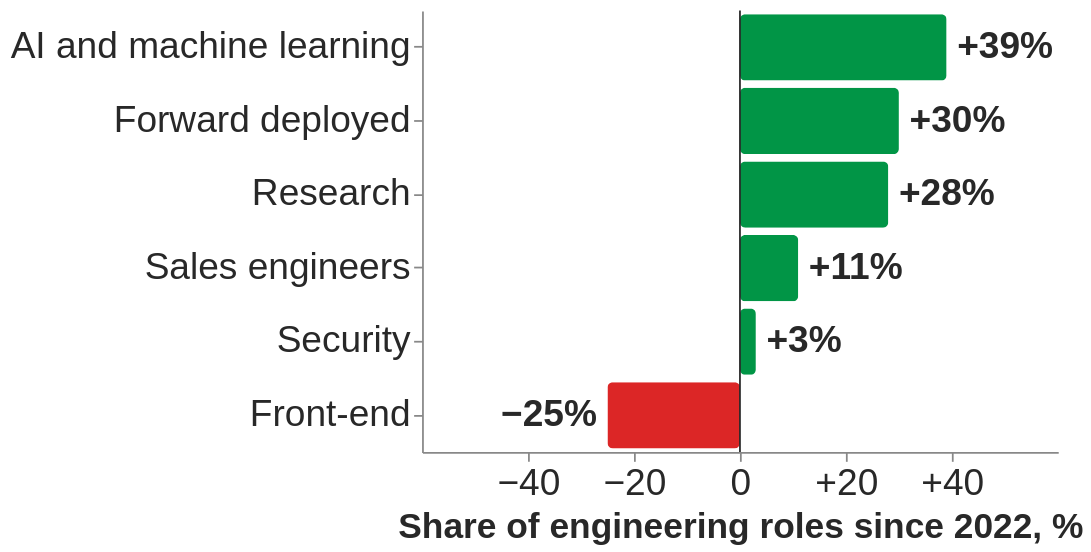

Describe this chart as a Vega-Lite specification.
### Vega-Lite specification from a JSON file in a GitHub repository (floating-point values rounded to 4 significant figures)
{"$schema": "https://vega.github.io/schema/vega-lite/v5.json", "width": 360, "height": 250, "data": {"values": [{"k": "AI and machine learning", "v": 39, "c": "#019546", "t": "+39%"}, {"k": "Forward deployed", "v": 30, "c": "#019546", "t": "+30%"}, {"k": "Research", "v": 28, "c": "#019546", "t": "+28%"}, {"k": "Sales engineers", "v": 11, "c": "#019546", "t": "+11%"}, {"k": "Security", "v": 3, "c": "#019546", "t": "+3%"}, {"k": "Front-end", "v": -25, "c": "#dc2626", "t": "−25%"}]}, "layer": [{"mark": {"type": "bar", "cornerRadius": 3}, "encoding": {"y": {"field": "k", "type": "ordinal", "sort": null, "axis": {"title": null, "labelLimit": 340}}, "x": {"field": "v", "type": "quantitative", "scale": {"domain": [-55, 52]}, "axis": {"title": "Share of engineering roles since 2022, %", "grid": false, "labelExpr": "datum.value>0?'+'+datum.value:datum.value==0?'0':'−'+(-datum.value)", "values": [-40, -20, 0, 20, 40]}}, "color": {"field": "c", "type": "nominal", "scale": null}}}, {"transform": [{"filter": "datum.v>0"}], "mark": {"type": "text", "align": "left", "dx": 6, "fontSize": 21, "fontWeight": "bold", "color": "#282828"}, "encoding": {"y": {"field": "k", "type": "ordinal", "sort": null}, "x": {"field": "v", "type": "quantitative"}, "text": {"field": "t"}}}, {"transform": [{"filter": "datum.v<0"}], "mark": {"type": "text", "align": "right", "dx": -6, "fontSize": 21, "fontWeight": "bold", "color": "#282828"}, "encoding": {"y": {"field": "k", "type": "ordinal", "sort": null}, "x": {"field": "v", "type": "quantitative"}, "text": {"field": "t"}}}, {"data": {"values": [{"x": 0}]}, "mark": {"type": "rule", "color": "#282828"}, "encoding": {"x": {"field": "x", "type": "quantitative"}}}], "config": {"font": "Tahoma, Verdana, sans-serif", "axis": {"labelFontSize": 21, "titleFontSize": 20, "labelColor": "#282828", "titleColor": "#282828"}, "view": {"stroke": null}}}
